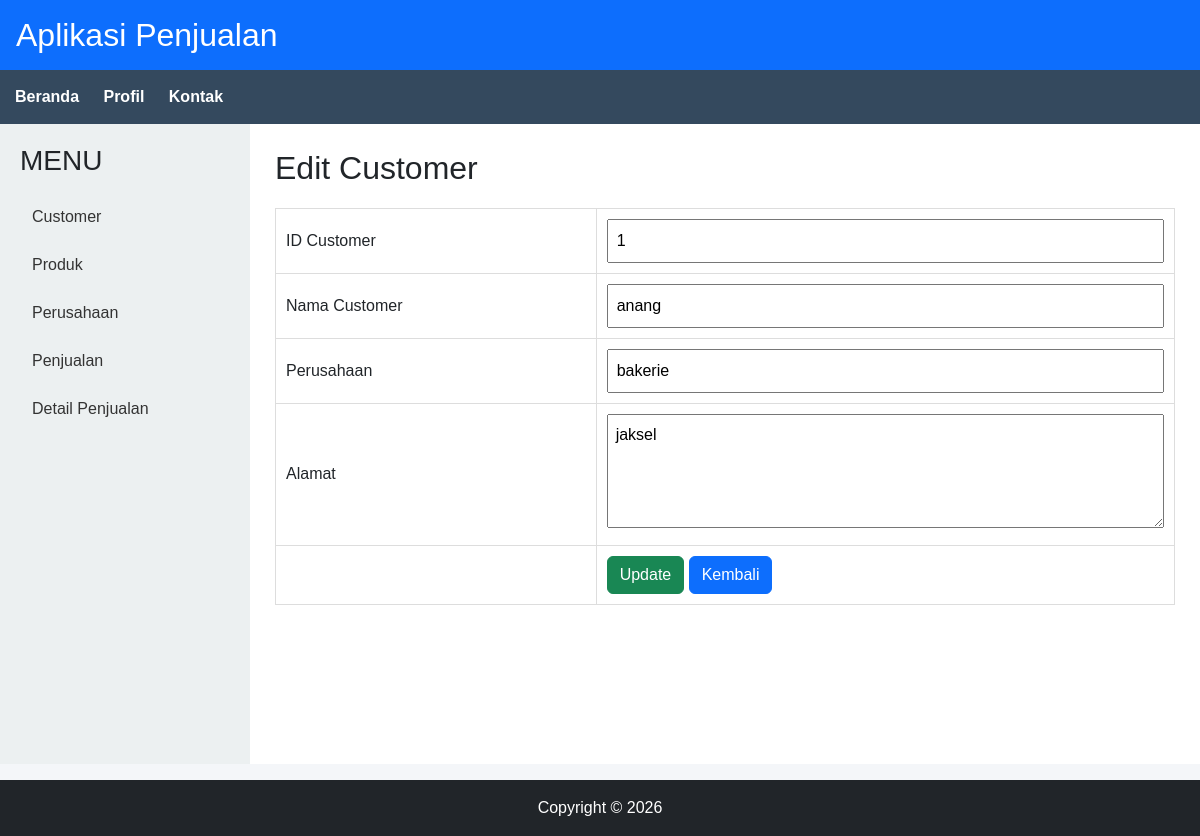
The app's page /customer/edit.php?id=1 with its own data.
### tables this page shows
CREATE TABLE `customer` (
  `id_customer` int NOT NULL,
  `nama_customer` varchar(255) NOT NULL,
  `perusahaan_cust` varchar(255) NOT NULL,
  `alamat` varchar(255) NOT NULL
);

### customer/edit.php (the view, shortened to what this page needs)
<?php
include '../config/koneksi.php';
$id = $_GET['id'];
$data = mysqli_fetch_assoc(
    mysqli_query(
        $koneksi,
        "SELECT * FROM customer
        WHERE id_customer='$id'"
    )
);
include '../assets/header.php';
include '../assets/navigation.php';
?>
<div class="main">
    <?php include '../assets/sidebar.php'; ?>
    <div class="content">
        <h2>Edit Customer</h2>
        <form method="POST">
            <table>
                <tr>
                    <td>ID Customer</td>
                    <td>
                        <input type="number" value="<?= $data['id_customer']; ?>" readonly>
                    </td>
                </tr>
                <tr>
                    <td>Nama Customer</td>
                    <td>
                        <input type="text" name="nama_customer" value="<?= $data['nama_customer']; ?>" required>
                    </td>
                </tr>
                <tr>
                    <td>Perusahaan</td>
                    <td>
                        <input type="text" name="perusahaan_cust" value="<?= $data['perusahaan_cust']; ?>" required>
                    </td>
                </tr>
                <tr>
                    <td>Alamat</td>
                    <td>
                        <textarea name="alamat" rows="4" required><?= $data['alamat']; ?></textarea>
                    </td>
                </tr>
                <tr>
                    <td></td>
                    <td>
                        <button type="submit" name="update" class="btn btn-success">
                            Update
                        </button>
                        <a href="index.php" class="btn btn-primary">
                            Kembali
                        </a>
                    </td>
                </tr>
            </table>
        </form>
    </div>
</div>
<?php include '../assets/footer.php'; ?>

### assets/style.css (style rules this page uses)
* { margin: 0; padding: 0; box-sizing: border-box; }
body { font-family: Arial, Helvetica, sans-serif; background: #f4f6f9; }
.main { display: flex; min-height: calc(100vh - 160px); }
.content { flex: 1; background: white; padding: 25px; }
.content h2 { margin-bottom: 20px; }
table { width: 100%; border-collapse: collapse; margin-top: 15px; }
table th, table td { border: 1px solid #ddd; padding: 10px; }
input, select, textarea { width: 100%; padding: 8px; }

### records on screen
customer: id_customer "1", nama_customer "anang", perusahaan_cust "bakerie", alamat "jaksel"
